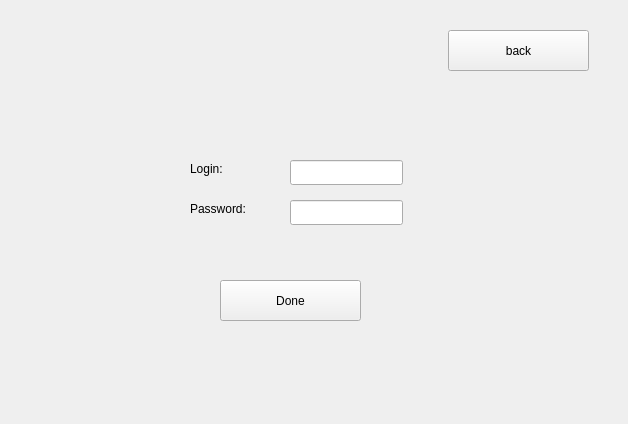
<?xml version="1.0" encoding="UTF-8"?>
<ui version="4.0">
 <class>RegisterForm</class>
 <widget class="QWidget" name="RegisterForm">
  <property name="geometry">
   <rect>
    <x>0</x>
    <y>0</y>
    <width>628</width>
    <height>424</height>
   </rect>
  </property>
  <property name="windowTitle">
   <string>Form</string>
  </property>
  <widget class="QPushButton" name="backToLoginButton">
   <property name="geometry">
    <rect>
     <x>448</x>
     <y>30</y>
     <width>141</width>
     <height>41</height>
    </rect>
   </property>
   <property name="text">
    <string>back</string>
   </property>
  </widget>
  <widget class="QLabel" name="label">
   <property name="geometry">
    <rect>
     <x>190</x>
     <y>160</y>
     <width>67</width>
     <height>17</height>
    </rect>
   </property>
   <property name="text">
    <string>Login:</string>
   </property>
  </widget>
  <widget class="QLabel" name="label_2">
   <property name="geometry">
    <rect>
     <x>190</x>
     <y>200</y>
     <width>67</width>
     <height>17</height>
    </rect>
   </property>
   <property name="text">
    <string>Password:</string>
   </property>
  </widget>
  <widget class="QLineEdit" name="registerLogin">
   <property name="geometry">
    <rect>
     <x>290</x>
     <y>160</y>
     <width>113</width>
     <height>25</height>
    </rect>
   </property>
  </widget>
  <widget class="QLineEdit" name="registerPassword">
   <property name="geometry">
    <rect>
     <x>290</x>
     <y>200</y>
     <width>113</width>
     <height>25</height>
    </rect>
   </property>
  </widget>
  <widget class="QPushButton" name="finishRegistrationButton">
   <property name="geometry">
    <rect>
     <x>220</x>
     <y>280</y>
     <width>141</width>
     <height>41</height>
    </rect>
   </property>
   <property name="text">
    <string>Done</string>
   </property>
  </widget>
 </widget>
 <resources/>
 <connections/>
</ui>
